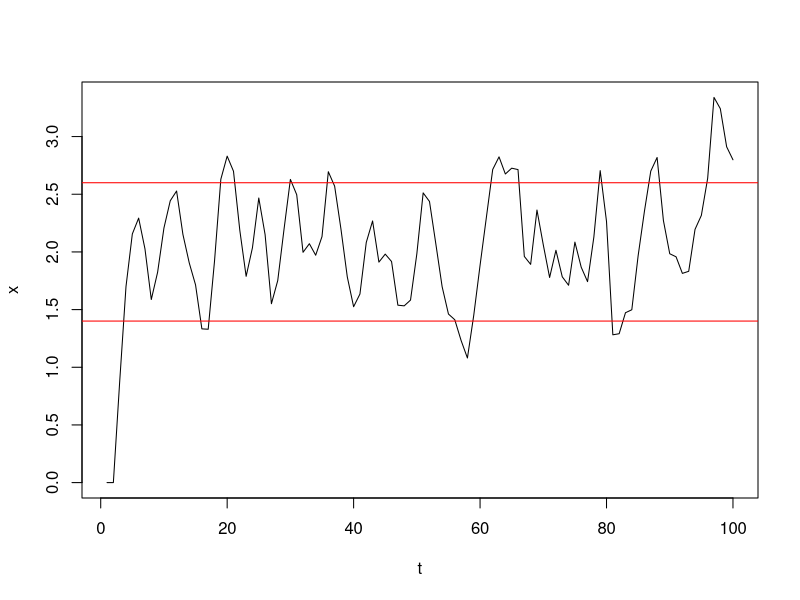
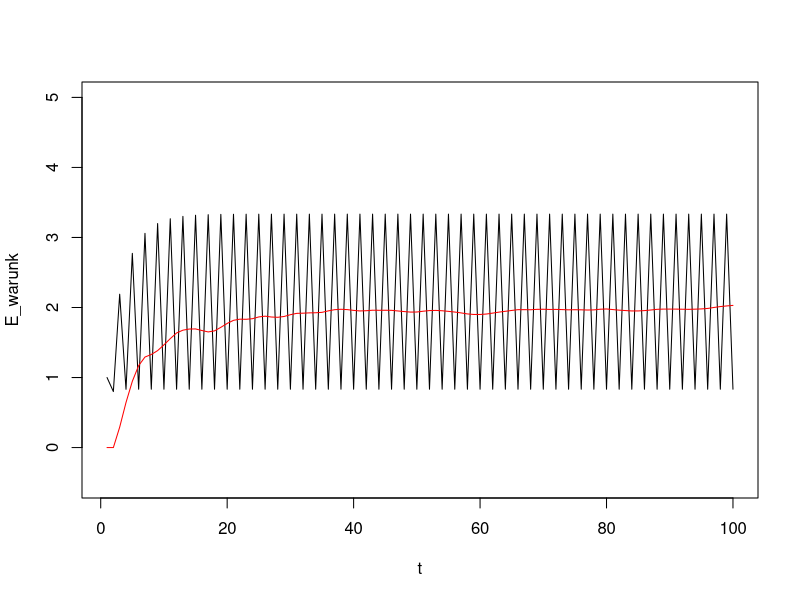
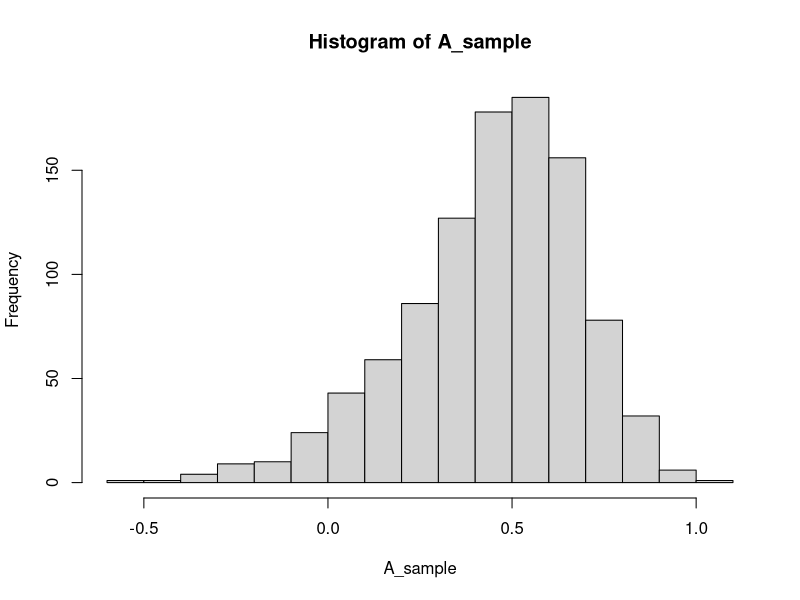

The R script that drew these images, in order:
library(lattice)

#
N=100
alpha=1
phi=c(0.7,-0.2)
beta=c(-0.1,0.3)
sigma=0.2
eps=rnorm(N,0,sigma)
x=c(0,0)
#

phi_n=length(phi)
beta_n=length(beta)

t=1:N

for (i in (length(x)+1):N)
{
    x[i]=alpha+sum( x[i - 1:phi_n]*phi)+sum( eps[i+1-1:beta_n])
}

E_warunk=alpha*(1-phi^t)/(1-phi)
E_est=cumsum(x)/t

E=alpha/(1-sum(phi))
V=sigma^2*(1+sum(beta^2))/(1-sum(phi^2))

range=E+c(-1,1)*V^(1/2)*1.96
plot(t,x, type="l")
abline(h=range[1], col="red")
abline(h=range[2], col="red")
plot(t,E_warunk, type="l", ylim = c(-0.5,5))
lines(t,E_est, col="red")




#praca domowa

#
N=15
A=0.5
sigma=0.2
sample_N=1000
#
get_A=function()
{
    eps=rnorm(N,0,sigma)
    x=0
    for (i in (length(x)+1):N)
    {
        x[i]=A*x[i-1]+eps[i]
    }
    n=length(x)
    
    lm(x[-1]~x[-n]+0)$coefficients[1]
}

A_sample=sapply(1:sample_N, function(x) get_A())
names(A_sample)=NULL
hist(A_sample)
print(t.test(A_sample)$conf.int[1:2])